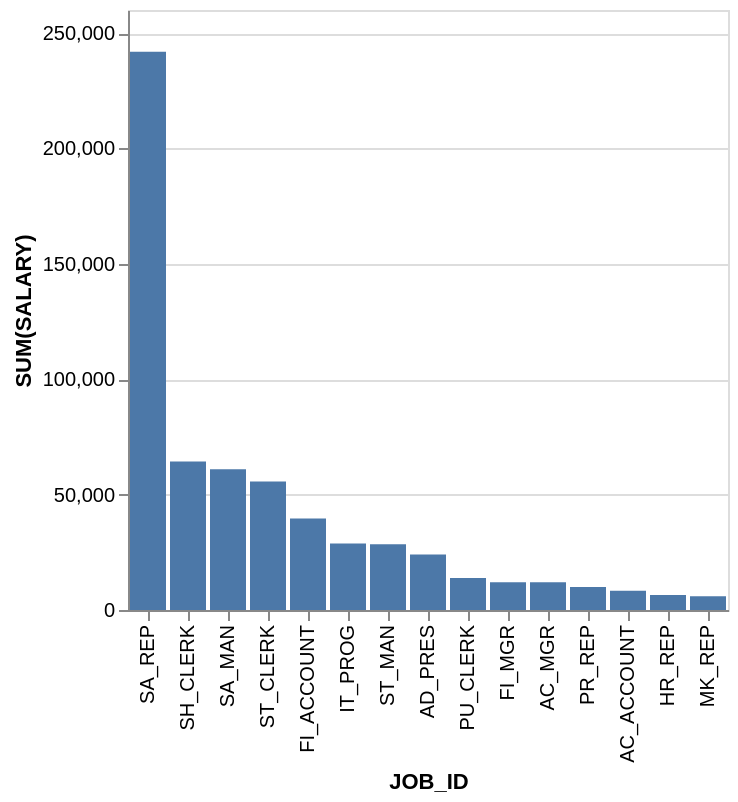

Specify this chart in Vega-Lite:
### Vega-Lite specification from a JSON file in a GitHub repository (floating-point values rounded to 4 significant figures)
{"data": {"values": [{"x_data": "SA_REP", "y_data": 241900}, {"x_data": "SH_CLERK", "y_data": 64300}, {"x_data": "SA_MAN", "y_data": 61000}, {"x_data": "ST_CLERK", "y_data": 55700}, {"x_data": "FI_ACCOUNT", "y_data": 39600}, {"x_data": "IT_PROG", "y_data": 28800}, {"x_data": "ST_MAN", "y_data": 28500}, {"x_data": "AD_PRES", "y_data": 24000}, {"x_data": "PU_CLERK", "y_data": 13900}, {"x_data": "FI_MGR", "y_data": 12000}, {"x_data": "AC_MGR", "y_data": 12000}, {"x_data": "PR_REP", "y_data": 10000}, {"x_data": "AC_ACCOUNT", "y_data": 8300}, {"x_data": "HR_REP", "y_data": 6500}, {"x_data": "MK_REP", "y_data": 6000}]}, "mark": "bar", "encoding": {"x": {"field": "x_data", "type": "nominal", "title": "JOB_ID", "sort": {"op": "sum", "field": "y_data", "order": "descending"}}, "y": {"field": "y_data", "type": "quantitative", "title": "SUM(SALARY)"}}}
